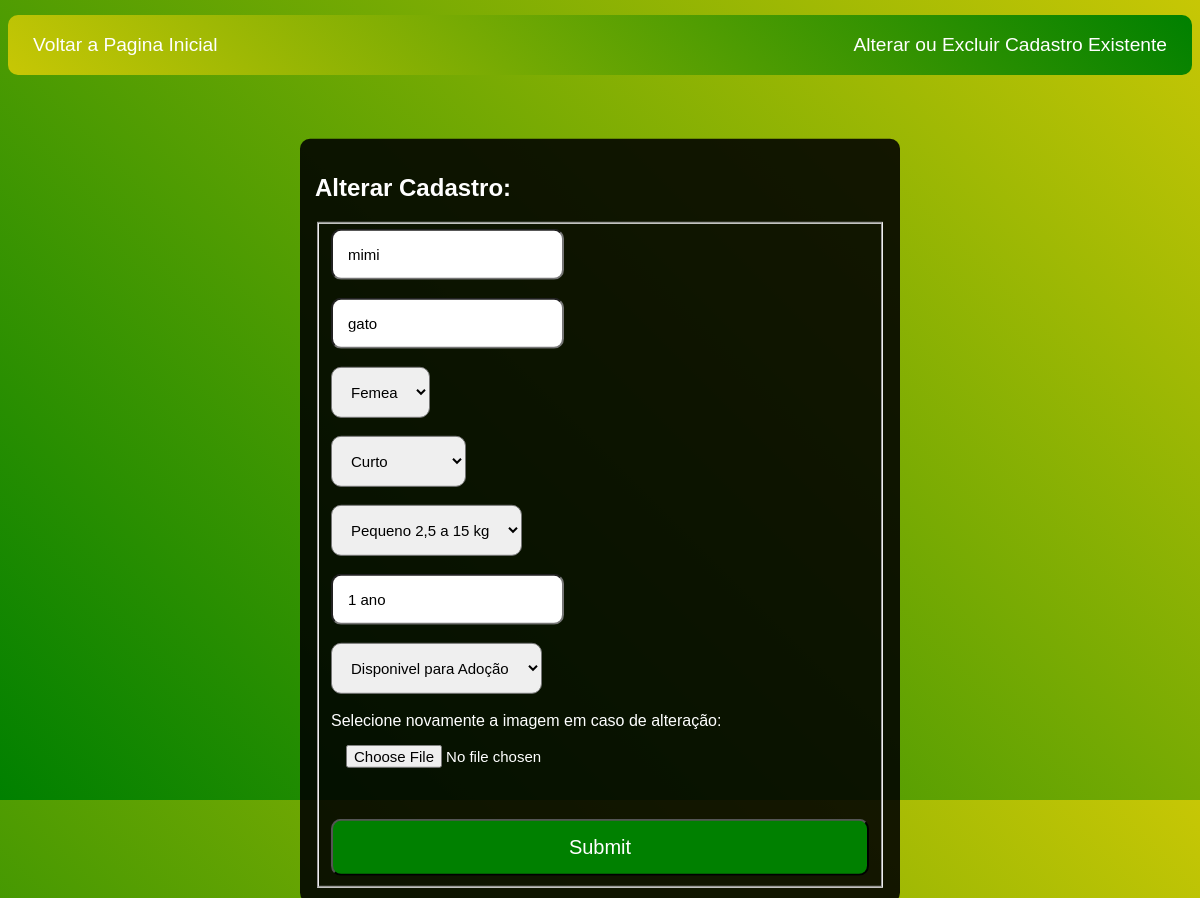
The page /php/alteracao.php?id=19 (signed in) on the database its author committed.
### tables this page shows
CREATE TABLE `cao` (
  `ID` int(11) NOT NULL,
  `NOME` varchar(100) NOT NULL,
  `RACA` varchar(100) NOT NULL,
  `SEXO` varchar(100) NOT NULL,
  `PELO` varchar(100) NOT NULL,
  `PORTE` varchar(100) NOT NULL,
  `IDADE` varchar(100) NOT NULL,
  `sts` varchar(50) NOT NULL,
  `foto` mediumblob NOT NULL,
  `nome_img` varchar(100) NOT NULL
);

### php/alteracao.php (the view, shortened to what this page needs)
<?php
if (!empty($_GET['id'])){
    $id = $_GET['id'];
    include_once('config.php');
    $select = "SELECT * FROM cao WHERE ID = $id";
    $resultado = $conexao->query($select);
    if($resultado->num_rows > 0){
        while($user_data = mysqli_fetch_assoc($resultado)){
            $nome = $user_data['NOME'];
            $raca = $user_data['RACA'];
            $idade = $user_data['IDADE'];
    }
    }
    else{
        echo 'cadastro não encontrado';
        header('Location: listagem.php');
    }
}
?>
<!DOCTYPE html>
<html lang="en">
<head>
    <link rel="stylesheet" type="text/css" href="../css/main.css">
</head>
<body>
    <div id="menu-horizontal">
        <ul>
            <li><a href="../index.html">Voltar a Pagina Inicial</a></li>
            <li><a href="listagem.php">Alterar ou Excluir Cadastro Existente</a></li>
        </ul>
    <div class= 'form'>
    <h2>Alterar Cadastro:</h2>
    <form action="update.php" method="POST" enctype="multipart/form-data">
        <fieldset>
            <input type="text" placeholder="Nome Animal" name="nome" id="nome" value="<?php echo $nome;?>">
            <br><br>
            <input type="text" placeholder="Raça" name="raca" id="raca" required value="<?php echo $raca; ?>">
            <br><br>
            <select id="sexo" name="sexo">
                <option value="Femea">Femea</option>
            </select>
            <br><br>
            <select id="pelo" name="pelo" required>
                <option value="Curto">Curto</option>
            </select>
            <br><br>
            <select id="porte" name="porte" required>
                <option value="Pequeno 2,5 a 15 kg">Pequeno 2,5 a 15 kg</option>
            </select>
            <br><br>
            <input type="text" placeholder="Idade" name="idade" id="idade" value="<?php echo $idade; ?>">
            <br><br>
            <select id="sts" name="sts" required>
                <option value="Disponivel para Adoção" selected>Disponivel para Adoção</option>
            </select>
            <br><br>
            <label>Selecione novamente a imagem em caso de alteração:</label>
            <input type="file" name="img" id="img" accept="image/*">
            <div class="botao">
                <br><br>
                <input type="submit" name='update' id="update">
            </div>
        </fieldset>
    </form>
</div>
</body>
</html>

### css/main.css (style rules this page uses)
body { background-image: linear-gradient(45deg, green, rgb(199, 199, 5)); }
#menu-horizontal ul { margin: 0; padding: 0; height: 60px; width: 100%; border-radius: 10px; background-image: linear-gradient(45deg, rgb(199, 199, 5), green); display: inline-block; margin-top: 15px; display: flex; justify-content: space-between; align-items: center; list-style-type: none; }
#menu-horizontal ul li { margin-left: 25px; margin-right: 25px; }
#menu-horizontal ul li a { display: block; font-size: larger; color: white; text-decoration: none; font-family: Impact, Haettenschweiler, 'Arial Narrow Bold', sans-serif; }

### php/alteracao.php (style rules this page uses)
body { font-family: Arial, Helvetica, sans-serif; background-image: linear-gradient(45deg, green, rgb(199, 199, 5)); }
input { padding: 15px; font-size: 15px; border-radius: 10px; }
select { padding: 15px; font-size: 15px; border-radius: 10px; }
.botao input { padding: 15px; border-radius: 10px; font-size: 20px; color: white; width: 100%; background-color: green; cursor: pointer; }
.form { background-color: rgba(0, 0, 0, 0.88); position: absolute; top: 58%; left: 50%; transform: translate(-50%, -50%); padding: 15px; border-radius: 10px; color: white; }

### rows shown on the page
cao: nome "mimi", raca "gato", idade "1 ano"
